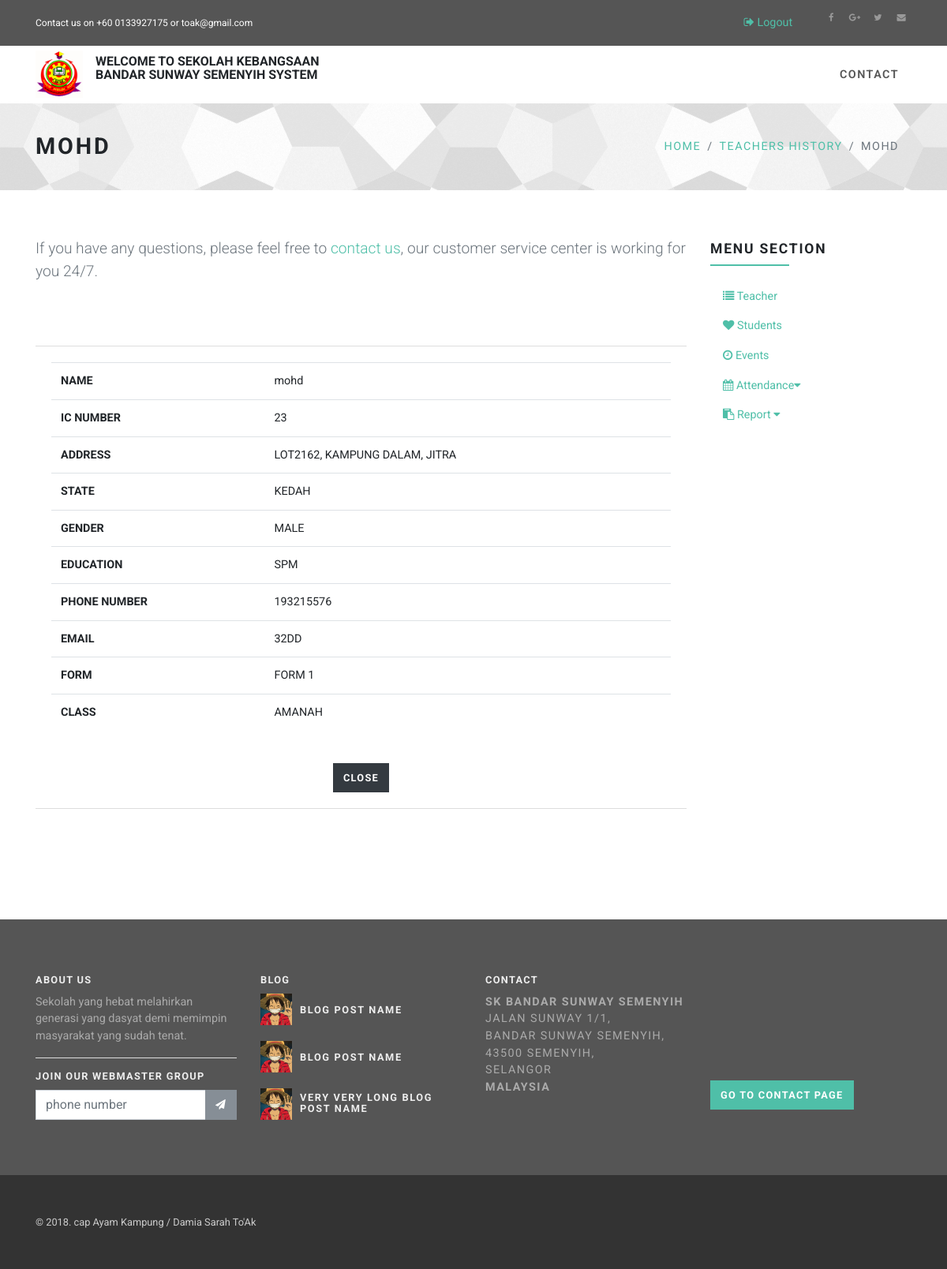
Screenshot of /info_history_teacher.php?ht_ic=23 with the database file from the repository.
### tables this page shows
CREATE TABLE `history_teacher` (
  `ht_ic` varchar(12) NOT NULL,
  `ht_name` varchar(20) NOT NULL,
  `ht_address` varchar(50) NOT NULL,
  `state_id` varchar(50) NOT NULL,
  `educationID` varchar(15) NOT NULL,
  `ht_nophone` int(10) NOT NULL,
  `g_id` varchar(6) NOT NULL,
  `form_id` varchar(10) NOT NULL,
  `class_id` varchar(10) NOT NULL,
  `ht_email` varchar(30) NOT NULL
);

CREATE TABLE `state` (
  `state_id` varchar(10) NOT NULL,
  `state_name` varchar(50) NOT NULL
);

CREATE TABLE `gender` (
  `g_id` varchar(6) NOT NULL,
  `g_type` varchar(6) NOT NULL
);

CREATE TABLE `education` (
  `educationID` varchar(10) NOT NULL,
  `education_level` varchar(15) NOT NULL
);

CREATE TABLE `form` (
  `form_id` varchar(10) NOT NULL,
  `form_name` varchar(10) NOT NULL
);

CREATE TABLE `class` (
  `class_id` varchar(10) NOT NULL,
  `class_name` varchar(15) NOT NULL
);

### info_history_teacher.php (the view, shortened to what this page needs)
<!DOCTYPE html>
<html>
  <head>
    <link rel="stylesheet" href="vendor/bootstrap/css/bootstrap.min.css">
    <link rel="stylesheet" href="vendor/font-awesome/css/font-awesome.min.css">
    <link rel="stylesheet" href="vendor/bootstrap-select/css/bootstrap-select.min.css">
    <link rel="stylesheet" href="vendor/owl.carousel/assets/owl.carousel.css">
    <link rel="stylesheet" href="vendor/owl.carousel/assets/owl.theme.default.css">
    <link rel="stylesheet" href="css/style.default.css" id="theme-stylesheet">
    <link rel="stylesheet" href="css/custom.css">
  </head>
  <body>
    <div id="all">
      <div class="top-bar">
        <div class="container">
          <div class="row d-flex align-items-center">
            <div class="col-md-6 d-md-block d-none">
              <p>Contact us on +60 0133927175 or toak@gmail.com</p>
            </div>
            <div class="col-md-6">
              <div class="d-flex justify-content-md-end justify-content-between">
				<div class="panel-body">
                  <ul class="nav nav-pills flex-column text-sm">
                    <li class="nav-item"><a href="index.php" class="nav-link"><i class="fa fa-sign-out"></i> Logout</a></li>
                  </ul>
                </div>
                <ul class="social-custom list-inline">
                  <li class="list-inline-item"><a href="https://www.facebook.com/muhammadaimanroselee"><i class="fa fa-facebook"></i></a></li>
                  <li class="list-inline-item"><a href="https://www.instagram.com/_arolee/"><i class="fa fa-google-plus"></i></a></li>
                  <li class="list-inline-item"><a href="https://twitter.com/aimanroselee"><i class="fa fa-twitter"></i></a></li>
                  <li class="list-inline-item"><a href="https://accounts.google.com/ServiceLogin?sacu=1&hl=en&service=lso#identifier"><i class="fa fa-envelope"></i></a></li>
                </ul>
              </div>
            </div>
          </div>
        </div>
      </div>
      <header class="nav-holder make-sticky">
        <div id="navbar" role="navigation" class="navbar navbar-expand-lg">
          <div class="container"><a href="homepage_admin.php" class="navbar-brand home"><img src="img/logosekolah.jpg" height="60px;" width="60p;" alt="SK BSS logo" class="d-none d-md-inline-block"></a><h5>WELCOME TO SEKOLAH KEBANGSAAN <br>BANDAR SUNWAY SEMENYIH SYSTEM</h5>
            <div id="navigation" class="navbar-collapse collapse">
              <ul class="nav navbar-nav ml-auto">
                <li class="nav-item "><a href="contact.php">Contact <b class="caret"></b></a></li>
              </ul>
            </div>
          </div>
        </div>
      </header>
		<?php
		if (isset($_GET['ht_ic']))
	     $ht_ic = $_GET['ht_ic'];
		else
			$ht_ic = 0;
		include 'dbconnect.php';
		$query =  "SELECT * FROM history_teacher  where ht_ic = $ht_ic";
		$result = mysqli_query($conn,$query) or die('SQL error sini');
		$row = mysqli_fetch_array($result, MYSQLI_ASSOC)
		?>
        <?php
        if (isset($_GET['ht_ic'])) $ht_ic = $_GET['ht_ic'];
		else
			$ht_ic = 0;
		include 'dbconnect.php';
           $query1 = "SELECT t.*, st.* FROM state st, history_teacher t where t.state_id=st.state_id AND t.ht_ic =$ht_ic";
		   $result1 = mysqli_query($conn,$query1) or die('SQL error state ');
		   $row1 = mysqli_fetch_array($result1, MYSQLI_ASSOC);
          ?>
        <?php
        if (isset($_GET['ht_ic'])) $ht_ic = $_GET['ht_ic'];
		else
			$ht_ic = 0;
		include 'dbconnect.php';
           $query2 = "SELECT t.*, e.* FROM education e, history_teacher t where t.educationID=e.educationID AND t.ht_ic =$ht_ic";
		   $result2 = mysqli_query($conn,$query2) or die('SQL error education');
		   $row2 = mysqli_fetch_array($result2, MYSQLI_ASSOC);
          ?>
        <?php
        if (isset($_GET['ht_ic'])) $ht_ic = $_GET['ht_ic'];
		else
			$ht_ic = 0;
		include 'dbconnect.php';
           $query3 = "SELECT t.*, g.* FROM gender g, history_teacher t where t.g_id=g.g_id AND t.ht_ic =$ht_ic";
		   $result3 = mysqli_query($conn,$query3) or die('SQL error gender');
		   $row3 = mysqli_fetch_array($result3, MYSQLI_ASSOC);
          ?>
        <?php
        if (isset($_GET['ht_ic'])) $ht_ic = $_GET['ht_ic'];
		else
			$ht_ic= 0;
		include 'dbconnect.php';
           $query4 = "SELECT t.*, c.* FROM class c, history_teacher t where t.class_id=c.class_id AND t.ht_ic =$ht_ic";
		   $result4 = mysqli_query($conn,$query4) or die('SQL error gender');
		   $row4 = mysqli_fetch_array($result4, MYSQLI_ASSOC);
          ?>
		<?php
		include 'dbconnect.php';
           $query5 = "SELECT t.*, f.* FROM form f, history_teacher t where t.form_id=f.form_id AND t.ht_ic =$ht_ic";
		   $result5 = mysqli_query($conn,$query5) or die('SQL error form');
		   $row5 = mysqli_fetch_array($result5, MYSQLI_ASSOC);
          ?>
      <div id="heading-breadcrumbs">
        <div class="container">
          <div class="row d-flex align-items-center flex-wrap">
            <div class="col-md-7">
              <h1 class="h2"><?php echo $row['ht_name']; ?></h1>
            </div>
            <div class="col-md-5">
              <ul class="breadcrumb d-flex justify-content-end">
                <li class="breadcrumb-item"><a href="homepage_admin.php">Home</a></li>
                <li class="breadcrumb-item"><a href="history_teacher.php">Teachers History</a></li>
                <li class="breadcrumb-item active"><?php echo $row['ht_name']; ?></li>
              </ul>
            </div>
          </div>
        </div>
      </div>
      <div id="content">
        <div class="container">
          <div class="row bar">
            <div id="customer-order" class="col-lg-9">
              <p class="lead text-muted">If you have any questions, please feel free to <a href="contact.php">contact us</a>, our customer service center is working for you 24/7.</p>
              <div class="box">
                <div class="table-responsive">
                  <table class="table">
                    <tbody>
            <tr>
              <th>NAME</th>
              <td><?php echo $row['ht_name']; ?></td>
            </tr>
            <tr>
              <th>IC NUMBER</th>
              <td><?php echo $row['ht_ic']; ?></td>
            </tr>
            <tr>
              <th>ADDRESS</th>
              <td><?php echo $row['ht_address']; ?></td>
            </tr>
             <tr>
              <th>STATE</th>
              <td><?php echo $row1['state_name']; ?></td>
             </tr>
              <tr>
              	<th>GENDER</th>
              	<td><?php echo $row3['g_type']; ?></td>
              </tr>
              <tr>
              	<th>EDUCATION</th>
              	<td><?php echo $row2['education_level']; ?></td>
              </tr>
              <tr>
              	<th>PHONE NUMBER</th>
              	<td><?php echo $row['ht_nophone']; ?></td>
              </tr>
              <tr>
              	<th>EMAIL</th>
              	<td><?php echo $row['ht_email']; ?></td>
              </tr>
              <tr>
              	 <th>FORM</th>
              	 <td><?php echo $row5['form_name'];  ?></td>
              </tr>
             <tr>
             	 <th>CLASS</th>
             	 <td><?php echo $row4['class_name']; ?></td>
             </tr>
                    </tbody>
                  </table>
                </div>
				  <center><td><a href="history_teacher.php" class="btn btn-dark">CLOSE</a></td></center>
              </div>
            </div>
            <div class="col-lg-3 mt-4 mt-lg-0">
              <div class="panel panel-default sidebar-menu">
                <div class="panel-heading">
                  <h3 class="h4 panel-title">Menu section</h3>
                </div>
                <div class="panel-body">
                  <ul class="nav nav-pills flex-column text-sm">
                    <li class="nav-item"><a href="list_teacher.php" class="nav-link"><i class="fa fa-list"></i> Teacher</a></li>
                    <li class="nav-item"><a href="list_student1.php" class="nav-link"><i class="fa fa-heart"></i> Students</a></li>
					<li class="nav-item"><a href="list_event1.php" class="nav-link"><i class="fa fa-clock-o"></i> Events</a></li>
                    <li class="nav-item dropdown"><a href="" class="nav-link" data-toggle="dropdown" class="dropdown-toggle"><i class="fa fa-calendar"></i> Attendance<i class="fa fa-caret-down"></i></a>
					</li>
					<li class="nav-item dropdown" ><a href="" class="nav-link" data-toggle="dropdown" class="dropdown-toggle"><i class="fa fa-clipboard" ></i> Report <i class="fa fa-caret-down"></i></a>
          </li>
                  </ul>
                </div>
              </div>
			</div>
          </div>
        </div>
      </div>
      <footer class="main-footer">
        <div class="container">
          <div class="row">
            <div class="col-lg-3">
              <h4 class="h6">About Us</h4>
              <p>Sekolah yang hebat melahirkan generasi yang dasyat demi memimpin masyarakat yang sudah tenat.</p>
              <hr>
              <h4 class="h6">Join Our Webmaster Group</h4>
              <form>
                <div class="input-group">
                  <input type="text" class="form-control" placeholder="phone number">
                  <div class="input-group-append">
                    <button type="button" class="btn btn-secondary"><i class="fa fa-send"></i></button>
                  </div>
                </div>
              </form>
            </div>
            <div class="col-lg-3">
              <h4 class="h6">Blog</h4>
              <ul class="list-unstyled footer-blog-list">
                <li class="d-flex align-items-center">
                  <div class="image"><img src="img/luffy.png" alt="..." class="img-fluid"></div>
                  <div class="text">
                    <h5 class="mb-0"> <a href="post.html">Blog post name</a></h5>
                  </div>
                </li>
                <li class="d-flex align-items-center">
                  <div class="image"><img src="img/luffy.png" alt="..." class="img-fluid"></div>
                  <div class="text">
                    <h5 class="mb-0"> <a href="post.html">Blog post name</a></h5>
                  </div>
                </li>
                <li class="d-flex align-items-center">
                  <div class="image"><img src="img/luffy.png" alt="..." class="img-fluid"></div>
                  <div class="text">
                    <h5 class="mb-0"> <a href="post.html">Very very long blog post name</a></h5>
                  </div>
                </li>
              </ul>
            </div>
            <div class="col-lg-3">
              <h4 class="h6">Contact</h4>
              <p class="text-uppercase"><strong>SK Bandar Sunway Semenyih</strong><br>Jalan Sunway 1/1, <br>Bandar Sunway Semenyih, <br>43500 Semenyih, <br>Selangor <br><strong>Malaysia</strong></p>
            </div>
            <div class="col-lg-3">
              <br><br><br><br><br><br><a href="contact.php" class="btn btn-template-main">Go to contact page</a>
            </div>
          </div>
        </div>
        <div class="copyrights">
          <div class="container">
            <div class="row">
              <div class="col-lg-4 text-center-md">
                <p>&copy; 2018. cap Ayam Kampung / Damia Sarah To'Ak</p>
              </div>
            </div>
          </div>
        </div>
      </footer>
    </div>
  </body>
</html>

### rows the page displays
history_teacher: ht_name "MOHD", ht_name "mohd", ht_ic "23", ht_address "LOT2162, KAMPUNG DALAM, JITRA", state.state_name "KEDAH", g.g_type "MALE", educationID.education_level "SPM", ht_nophone "193215576", ht_email "32DD", form.form_name "FORM 1", class.class_name "AMANAH"
